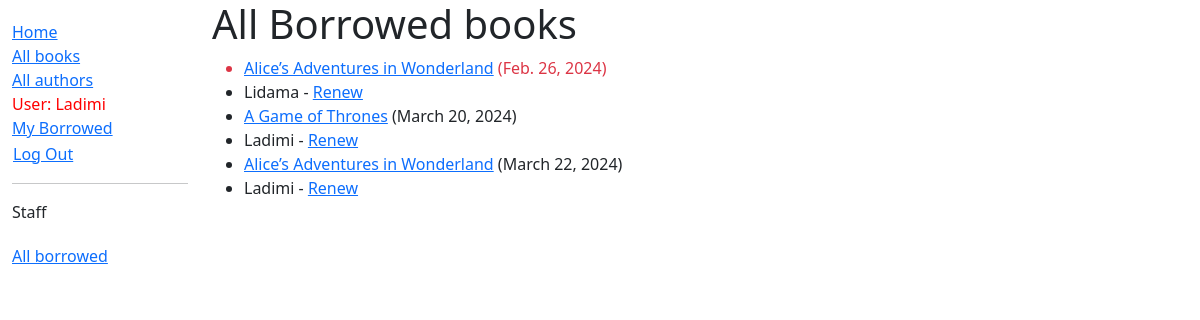
The page /catalog/borrowed/ (signed in) on the database as committed earlier.
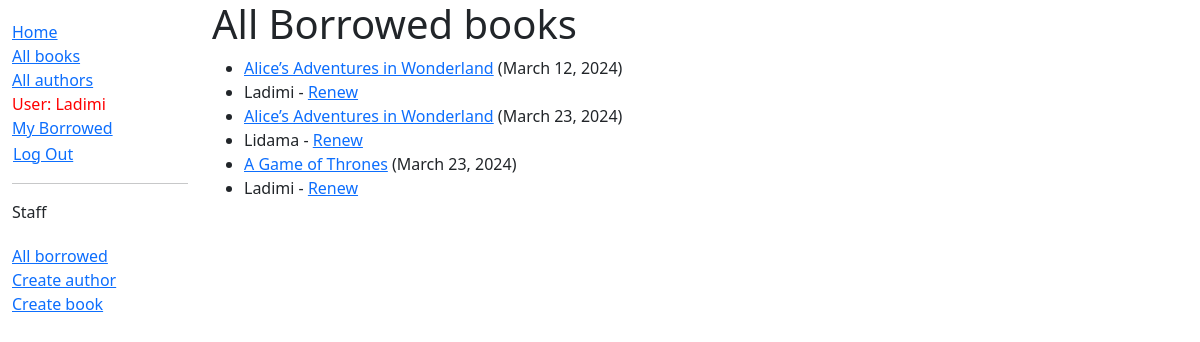
The same page on the database as committed later.
### catalog/models.py (models this page shows, shortened)
class BookInstance(models.Model):
    id = models.UUIDField(primary_key=True, default=uuid.uuid4,
                          help_text="Unique ID for this particular book across whole library")
    book = models.ForeignKey('Book', on_delete=models.RESTRICT, null=True)
    imprint = models.CharField(max_length=200)
    due_back = models.DateField(null=True, blank=True)
    borrower = models.ForeignKey(User, on_delete=models.SET_NULL, null=True, blank=True)
    LOAN_STATUS = (
        ('m', 'Maintenance'),
        ('o', 'On loan'),
        ('a', 'Available'),
        ('r', 'Reserved'),
    )
    status = models.CharField(
        max_length=1,
        choices=LOAN_STATUS,
        blank=True,
        default='m',
        help_text='Book availability',
    )
    class Meta:
        ordering = ['due_back']
        permissions = (("can_mark_returned", "Set book as returned"),)
    @property
    def is_overdue(self):
        return bool(self.due_back and date.today() > self.due_back)

class Book(models.Model):
    title = models.CharField(max_length=200)
    author = models.ForeignKey('Author', on_delete=models.RESTRICT, null=True)
    summary = models.TextField(
        max_length=1000, help_text="Enter a brief description of the book")
    genre = models.ManyToManyField(
        Genre, help_text="Select a genre for this book")
    language = models.ForeignKey(
        'Language', on_delete=models.SET_NULL, null=True)
    class Meta:
        ordering = ['title']
    def display_genre(self):
        """Create a string for the Genre. This is required to display genre in Admin."""
        return ', '.join(genre.name for genre in self.genre.all()[:3])
    display_genre.short_description = 'Genre'

### catalog/views.py (the view)
# urls.py: path('borrowed/', permission_required("catalog.can_mark_returned")(views.LoanedBooksByLibrarianListView.as_view()), name='all-borrowed'),
class LoanedBooksByLibrarianListView(PermissionRequiredMixin, generic.ListView):
    model = BookInstance
    template_name = 'catalog/bookinstance_list_borrowed_lib.html'
    paginate_by = 10
    permission_required = 'catalog.can_mark_returned'
    def get_queryset(self):
        return (
            BookInstance.objects.filter(status__exact='o')
            .order_by('due_back')
        )

### catalog/templates/catalog/bookinstance_list_borrowed_lib.html
{% extends "base_generic.html" %}
{% block content %}
    <h1>All Borrowed books</h1>
    {% if bookinstance_list %}
    <ul>
      {% for bookinst in bookinstance_list %}
      <li class="{% if bookinst.is_overdue %}text-danger{% endif %}">
        <a href="{% url 'book-detail' bookinst.book.pk %}">{{ bookinst.book.title }}</a> ({{ bookinst.due_back }})
      </li>
	  <li>
	  {{ bookinst.borrower }} {% if perms.catalog.can_mark_returned %}- <a href="{% url 'renew-book-librarian' bookinst.id %}">Renew</a>{% endif %}
	  </li>
      {% endfor %}
    </ul>
    {% else %}
      <p>There are no books borrowed.</p>
    {% endif %}
{% endblock %}

### catalog/templates/base_generic.html (shortened to what this page needs)
<!DOCTYPE html>
<html lang="en">
  <head>
    <link href="https://cdn.jsdelivr.net/npm/bootstrap@5.3.2/dist/css/bootstrap.min.css"
      rel="stylesheet"
>
    {% load static %}
    <link rel="stylesheet" href="{% static 'css/styles.css' %}" />
  </head>
  <body>
    <div class="container-fluid">
      <div class="row">
        <div class="col-sm-2">
          {% block sidebar %}
            <ul class="sidebar-nav">
              <li><a href="{% url 'index' %}">Home</a></li>
              <li><a href="{% url 'books' %}">All books</a></li>
              <li><a href="{% url 'authors' %}">All authors</a></li>
			{% if user.is_authenticated %}
				<li>User: {{ user.get_username }}</li>
				<li><a href="{% url 'my-borrowed' %}">My Borrowed</a></li>
				<li>
				<form id="logout-form" action="{% url 'logout' %}" method="post">
				<button class="btn btn-link" type="submit">Log Out</button>
				</form>
				</li>
				</ul>
				{% if user.is_staff %}
					<hr>
					<p>Staff</p>
					<ul class="sidebar-nav">
					   <li><a href="{% url 'all-borrowed' %}">All borrowed</a></li>
					{% if perms.catalog.add_author %}
					   <li><a href="{% url 'author-create' %}">Create author</a></li>
					{% endif %}
					{% if perms.catalog.add_book %}
					   <li><a href="{% url 'book-create' %}">Create book</a></li>
					{% endif %}
					</ul>
				{% endif %}
				{% else %}
			<li><a href="{% url 'login' %}?next={{ request.path }}">Login</a></li>
			{% endif %}
          {% endblock %}
        </div>
        <div class="col-sm-10 ">
		{% block content %}{% endblock %}</div>
      </div>
    </div>
  </body>
</html>

### catalog/static/css/styles.css (style rules this page uses)
.sidebar-nav { margin-top: 20px; padding: 0; list-style: none; color: red; }
#logout-form { display: inline; }
#logout-form button { padding: 0; margin: 0; }

Rows that differ between the two databases and show on the page:
changed BookInstance: due_back "March 22, 2024" → "March 12, 2024"; moves up the list
changed BookInstance "Lidama": due_back "Feb. 26, 2024" → "March 23, 2024"
changed BookInstance "A Game of Thrones": due_back "March 20, 2024" → "March 23, 2024"
Other text that changed with them:
text now shown: "Create author Create book"
